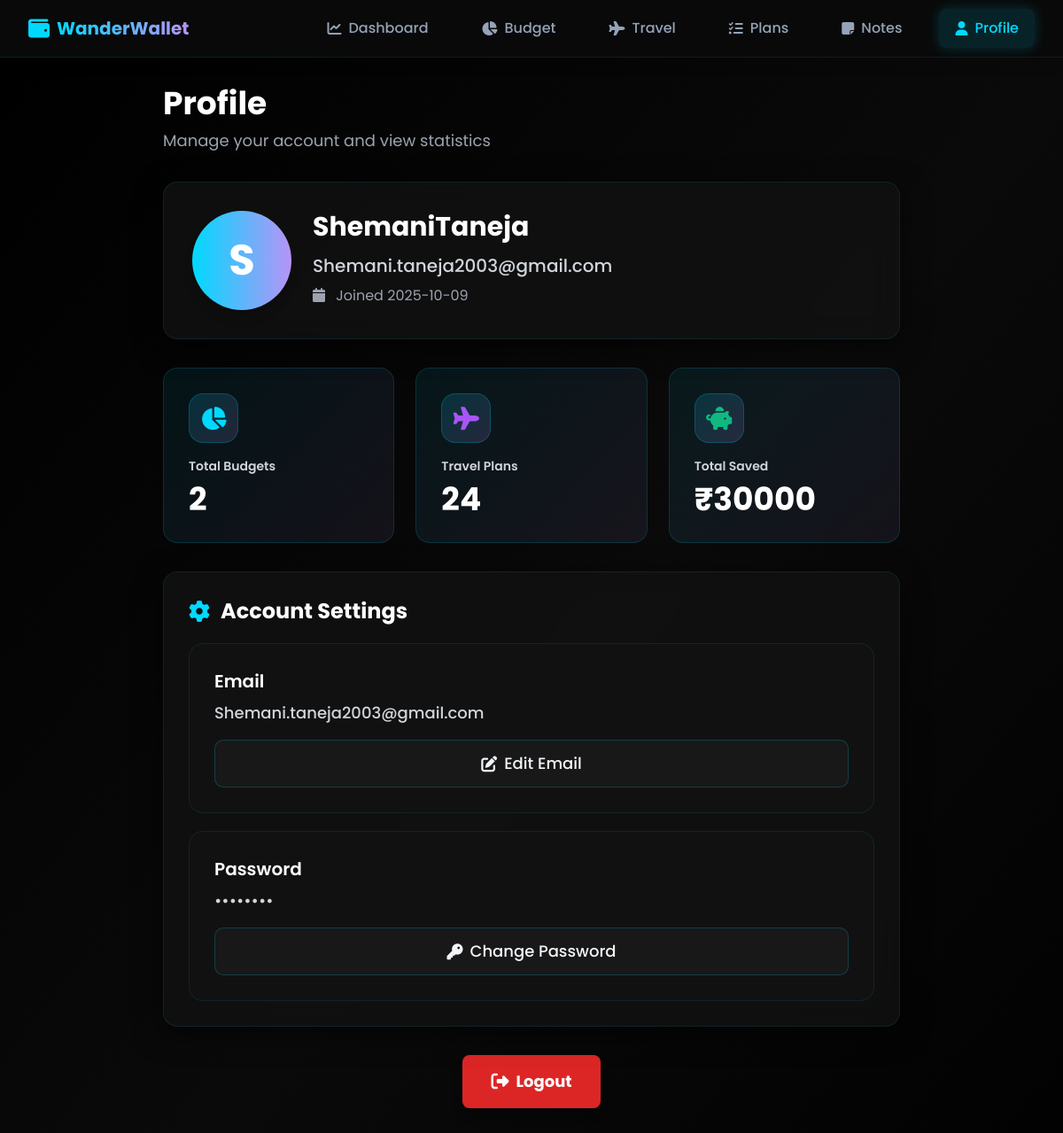
Screenshot of /profile (signed in) with the database file from the repository.
### tables this page shows
CREATE TABLE users (
                id INTEGER PRIMARY KEY AUTOINCREMENT,
                username TEXT UNIQUE NOT NULL,
                email TEXT UNIQUE NOT NULL,
                password TEXT NOT NULL,
                created_at TIMESTAMP DEFAULT CURRENT_TIMESTAMP
            );

### app.py (the view)
@app.route('/profile')
@login_required
def profile():
    db = get_db()
    user = db.execute('SELECT * FROM users WHERE id = ?', (current_user.id,)).fetchone()
    total_budgets = db.execute('SELECT COUNT(*) as count FROM budgets WHERE user_id = ?',
                               (current_user.id,)).fetchone()['count']
    total_trips = db.execute('SELECT COUNT(*) as count FROM travel_plans WHERE user_id = ?',
                            (current_user.id,)).fetchone()['count']
    total_saved = db.execute('SELECT SUM(savings) as total FROM budgets WHERE user_id = ?',
                            (current_user.id,)).fetchone()['total'] or 0
    db.close()
    return render_template('profile.html',
                         user=user,
                         total_budgets=total_budgets,
                         total_trips=total_trips,
                         total_saved=total_saved)

### app.py (called while the page is built)
def get_db():
    conn = sqlite3.connect(DATABASE)
    conn.row_factory = sqlite3.Row
    return conn

@login_manager.user_loader
def load_user(user_id):
    db = get_db()
    user = db.execute('SELECT * FROM users WHERE id = ?', (user_id,)).fetchone()
    db.close()
    if user:
        return User(user['id'], user['username'], user['email'])
    return None

### templates/profile.html (shortened to what this page needs)
{% extends "base.html" %}
{% block content %}
<div class="min-h-screen bg-gradient-to-br from-dark-primary via-dark-secondary to-dark-primary py-8">
    <div class="max-w-4xl mx-auto px-4 sm:px-6 lg:px-8">
        <div class="mb-6 md:mb-8">
            <h1 class="text-3xl md:text-4xl font-bold mb-2 text-white">Profile</h1>
            <p class="text-gray-400 text-base md:text-lg">Manage your account and view statistics</p>
        </div>
        <div class="glass-card p-5 sm:p-6 md:p-8 mb-6 md:mb-8">
            <div class="flex flex-col items-center sm:flex-row sm:items-start">
                <div class="profile-avatar w-20 h-20 sm:w-24 sm:h-24 md:w-28 md:h-28 rounded-full bg-gradient-to-r from-teal-primary to-purple-primary flex items-center justify-center text-3xl sm:text-4xl md:text-5xl font-bold text-white mb-4 sm:mb-0 sm:mr-6 shadow-lg">
                    {{ user.username[0]|upper }}
                </div>
                <div class="text-center sm:text-left flex-1 w-full">
                    <h2 class="text-2xl sm:text-2xl md:text-3xl font-bold text-white mb-2 md:mb-3">{{ user.username }}</h2>
                    <p class="text-gray-300 text-lg sm:text-lg md:text-xl break-all mb-2 font-medium">{{ user.email }}</p>
                    <p class="text-base text-gray-400 mt-2 font-normal">
                        <i class="fas fa-calendar mr-2"></i>
                        Joined {{ user.created_at[:10] }}
                    </p>
                </div>
            </div>
        </div>
        <div class="grid grid-cols-1 sm:grid-cols-2 md:grid-cols-3 gap-5 md:gap-6 mb-6 md:mb-8">
            <div class="stat-card">
                <div class="icon-badge mb-4">
                    <i class="fas fa-chart-pie"></i>
                </div>
                <h3 class="text-gray-300 text-base md:text-sm mb-2 font-semibold">Total Budgets</h3>
                <p class="text-3xl md:text-4xl font-bold text-white">{{ total_budgets }}</p>
            </div>
            <div class="stat-card">
                <div class="icon-badge mb-4" style="color: #a855f7">
                    <i class="fas fa-plane"></i>
                </div>
                <h3 class="text-gray-300 text-base md:text-sm mb-2 font-semibold">Travel Plans</h3>
                <p class="text-3xl md:text-4xl font-bold text-white">{{ total_trips }}</p>
            </div>
            <div class="stat-card">
                <div class="icon-badge mb-4" style="color: #10b981">
                    <i class="fas fa-piggy-bank"></i>
                </div>
                <h3 class="text-gray-300 text-base md:text-sm mb-2 font-semibold">Total Saved</h3>
                <p class="text-3xl md:text-4xl font-bold text-white">₹{{ "%.0f"|format(total_saved) }}</p>
            </div>
        </div>
        <div class="glass-card p-5 sm:p-6 md:p-7 mb-6 md:mb-8">
            <h2 class="text-xl sm:text-2xl md:text-2xl font-bold mb-5 flex items-center text-white">
                <i class="fas fa-cog mr-3 text-teal-primary text-xl md:text-2xl"></i>
                Account Settings
            </h2>
            <div class="space-y-4 md:space-y-5">
                <div class="feature-card">
                    <div class="flex flex-col gap-4">
                        <div class="flex-1">
                            <h3 class="font-semibold text-white text-lg md:text-xl mb-2">Email</h3>
                            <p class="text-base md:text-lg text-gray-300 break-all font-medium" id="currentEmail">{{ user.email }}</p>
                        </div>
                        <button class="btn-secondary text-base md:text-lg px-5 py-3 w-full min-h-[52px]" onclick="openEditEmailModal()">
                            <i class="fas fa-edit mr-2"></i>Edit Email
                        </button>
                    </div>
                </div>
                <div class="feature-card">
                    <div class="flex flex-col gap-4">
                        <div class="flex-1">
                            <h3 class="font-semibold text-white text-lg md:text-xl mb-2">Password</h3>
                            <p class="text-base md:text-lg text-gray-300 font-medium">••••••••</p>
                        </div>
                        <button class="btn-secondary text-base md:text-lg px-5 py-3 w-full min-h-[52px]" onclick="openChangePasswordModal()">
                            <i class="fas fa-key mr-2"></i>Change Password
                        </button>
                    </div>
                </div>
            </div>
        </div>
        <div class="text-center mb-6 md:mb-8 px-2">
            <a href="{{ url_for('logout') }}" class="inline-flex w-full sm:w-auto px-8 py-4 bg-red-600 hover:bg-red-700 text-white font-bold text-lg rounded-lg transition-colors duration-200 shadow-lg hover:shadow-xl min-h-[56px] items-center justify-center">
                <i class="fas fa-sign-out-alt mr-2 text-xl"></i>Logout
            </a>
        </div>
    </div>
</div>
{% endblock %}

### static/css/style.css (style rules this page uses)
.glass-card { background: rgba(18, 18, 18, 0.8); backdrop-filter: blur(16px); border: 1px solid rgba(0, 217, 255, 0.1); border-radius: 1rem; box-shadow: 0 8px 32px 0 rgba(0, 0, 0, 0.6); transition: all 0.4s cubic-bezier(0.4, 0, 0.2, 1); }
.btn-secondary { background: rgba(26, 26, 26, 0.95); color: #f1f5f9; padding: 0.875rem 1.75rem; border-radius: 0.625rem; font-weight: 500; transition: all 0.3s ease; border: 1px solid rgba(0, 217, 255, 0.2); cursor: pointer; display: inline-flex; align-items: center; justify-content: center; }
.stat-card { background: linear-gradient(135deg, rgba(0, 217, 255, 0.08) 0%, rgba(183, 148, 246, 0.08) 100%); border: 1px solid rgba(0, 217, 255, 0.15); border-radius: 1rem; padding: 1.75rem; transition: all 0.4s cubic-bezier(0.4, 0, 0.2, 1); position: relative; overflow: hidden; }
.stat-card::before { content: ''; position: absolute; top: 0; left: 0; right: 0; height: 2px; background: linear-gradient(90deg, #00d9ff, #b794f6); opacity: 0; transition: opacity 0.3s ease; }
.icon-badge { width: 3.5rem; height: 3.5rem; border-radius: 1rem; display: flex; align-items: center; justify-content: center; font-size: 1.625rem; background: linear-gradient(135deg, rgba(0, 217, 255, 0.15) 0%, rgba(183, 148, 246, 0.15) 100%); color: #00d9ff; border: 1px solid rgba(0, 217, 255, 0.2); transition: all 0.3s ease; }
.feature-card { background: rgba(18, 18, 18, 0.9); border: 1px solid rgba(0, 217, 255, 0.1); border-radius: 1rem; padding: 1.75rem; transition: all 0.4s cubic-bezier(0.4, 0, 0.2, 1); }
:root { --bg-primary: #000000; --bg-secondary: #0a0a0a; --bg-accent: #1a1a1a; --bg-card: #121212; --text-primary: #f1f5f9; --text-secondary: #94a3b8; --border-color: rgba(0, 217, 255, 0.1); --glow-color: rgba(0, 217, 255, 0.3); }

### rows the page displays
users: username "S", username "ShemaniTaneja", email "Shemani.taneja2003@gmail.com", created_at "2025-10-09"

### other values shown
{{ total_budgets }} "2"
{{ total_trips }} "24"
{{ "%.0f"|format(total_saved) }} "30000"
